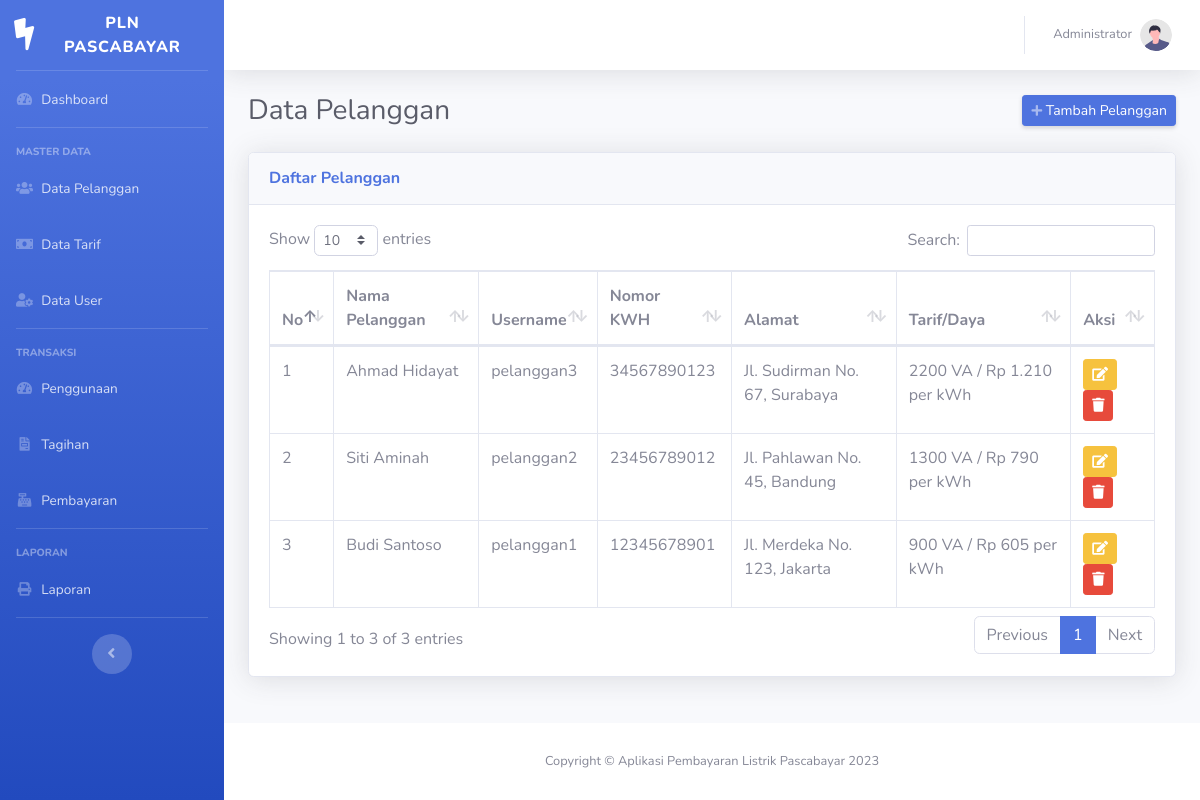
/admin/pelanggan.php (signed in), run on the app's committed database.
### tables this page shows
CREATE TABLE IF NOT EXISTS pelanggan (
  id_pelanggan INT AUTO_INCREMENT PRIMARY KEY,
  username VARCHAR(50) NOT NULL,
  password VARCHAR(100) NOT NULL,
  nomor_kwh VARCHAR(20) NOT NULL,
  nama_pelanggan VARCHAR(100) NOT NULL,
  alamat TEXT NOT NULL,
  id_tarif INT NOT NULL,
  FOREIGN KEY (id_tarif) REFERENCES tarif(id_tarif) ON DELETE RESTRICT
);

CREATE TABLE IF NOT EXISTS tarif (
  id_tarif INT AUTO_INCREMENT PRIMARY KEY,
  daya INT NOT NULL,
  tarifperkwh DECIMAL(10,2) NOT NULL
);

### config/function.php (called while the page is built, shortened)
<?php
function formatRupiah($angka) {
    return 'Rp ' . number_format($angka, 0, ',', '.');
}
?>

### admin/pelanggan.php (the view, shortened to what this page needs)
<?php include '../template/header.php'; ?>
<div class="d-sm-flex align-items-center justify-content-between mb-4">
    <h1 class="h3 mb-0 text-gray-800">Data Pelanggan</h1>
    <a href="#" class="d-none d-sm-inline-block btn btn-sm btn-primary shadow-sm" data-toggle="modal" data-target="#addModal">
        <i class="fas fa-plus fa-sm text-white-50"></i> Tambah Pelanggan
    </a>
</div>
<div class="card shadow mb-4">
    <div class="card-header py-3">
        <h6 class="m-0 font-weight-bold text-primary">Daftar Pelanggan</h6>
    </div>
    <div class="card-body">
        <div class="table-responsive">
            <table class="table table-bordered" id="dataTable" width="100%" cellspacing="0">
                <thead>
                    <tr>
                        <th>No</th>
                        <th>Nama Pelanggan</th>
                        <th>Username</th>
                        <th>Nomor KWH</th>
                        <th>Alamat</th>
                        <th>Tarif/Daya</th>
                        <th>Aksi</th>
                    </tr>
                </thead>
                <tbody>
                    <?php
                    $query = mysqli_query($koneksi, "SELECT p.*, t.daya, t.tarifperkwh
                                                    FROM pelanggan p
                                                    JOIN tarif t ON p.id_tarif = t.id_tarif
                                                    ORDER BY p.id_pelanggan DESC");
                    $no = 1;
                    while ($row = mysqli_fetch_assoc($query)) {
                    ?>
                    <tr>
                        <td><?= $no++ ?></td>
                        <td><?= $row['nama_pelanggan'] ?></td>
                        <td><?= $row['username'] ?></td>
                        <td><?= $row['nomor_kwh'] ?></td>
                        <td><?= $row['alamat'] ?></td>
                        <td><?= $row['daya'] ?> VA / <?= formatRupiah($row['tarifperkwh']) ?> per kWh</td>
                        <td>
                            <a href="#" class="btn btn-sm btn-warning" data-toggle="modal" data-target="#editModal<?= $row['id_pelanggan'] ?>">
                                <i class="fas fa-edit"></i>
                            </a>
                            <a href="#" class="btn btn-sm btn-danger" data-toggle="modal" data-target="#deleteModal<?= $row['id_pelanggan'] ?>">
                                <i class="fas fa-trash"></i>
                            </a>
                        </td>
                    </tr>
                    <?php } ?>
                </tbody>
            </table>
        </div>
    </div>
</div>
<?php include '../template/footer.php'; ?>

### template/header.php (shortened to what this page needs)
<?php
require_once '../config/function.php';
$level = $_SESSION['level'];
?>
<!DOCTYPE html>
<html lang="en">
<head>
    <link href="../assets/vendor/fontawesome-free/css/all.min.css" rel="stylesheet" type="text/css">
    <link href="../assets/css/sb-admin-2.min.css" rel="stylesheet">
    <link href="../assets/vendor/datatables/dataTables.bootstrap4.min.css" rel="stylesheet">
</head>
<body id="page-top">
    <div id="wrapper">
        <ul class="navbar-nav bg-gradient-primary sidebar sidebar-dark accordion" id="accordionSidebar">
            <a class="sidebar-brand d-flex align-items-center justify-content-center" href="index.php">
                <div class="sidebar-brand-icon rotate-n-15">
                    <i class="fas fa-bolt"></i>
                </div>
                <div class="sidebar-brand-text mx-3">PLN Pascabayar</div>
            </a>
            <hr class="sidebar-divider my-0">
            <?php if($level == 1):  ?>
            <li class="nav-item">
                <a class="nav-link" href="index.php">
                    <i class="fas fa-fw fa-tachometer-alt"></i>
                    <span>Dashboard</span>
                </a>
            </li>
            <hr class="sidebar-divider">
            <div class="sidebar-heading">Master Data</div>
            <li class="nav-item">
                <a class="nav-link" href="pelanggan.php">
                    <i class="fas fa-fw fa-users"></i>
                    <span>Data Pelanggan</span>
                </a>
            </li>
            <li class="nav-item">
                <a class="nav-link" href="tarif.php">
                    <i class="fas fa-fw fa-money-bill"></i>
                    <span>Data Tarif</span>
                </a>
            </li>
            <li class="nav-item">
                <a class="nav-link" href="user.php">
                    <i class="fas fa-fw fa-user-cog"></i>
                    <span>Data User</span>
                </a>
            </li>
            <hr class="sidebar-divider">
            <div class="sidebar-heading">Transaksi</div>
            <li class="nav-item">
                <a class="nav-link" href="penggunaan.php">
                    <i class="fas fa-fw fa-tachometer-alt"></i>
                    <span>Penggunaan</span>
                </a>
            </li>
            <li class="nav-item">
                <a class="nav-link" href="tagihan.php">
                    <i class="fas fa-fw fa-file-invoice"></i>
                    <span>Tagihan</span>
                </a>
            </li>
            <li class="nav-item">
                <a class="nav-link" href="pembayaran.php">
                    <i class="fas fa-fw fa-cash-register"></i>
                    <span>Pembayaran</span>
                </a>
            </li>
            <hr class="sidebar-divider">
            <div class="sidebar-heading">Laporan</div>
            <li class="nav-item">
                <a class="nav-link" href="laporan.php">
                    <i class="fas fa-fw fa-print"></i>
                    <span>Laporan</span>
                </a>
            </li>
            <?php endif; ?>
            <hr class="sidebar-divider d-none d-md-block">
            <div class="text-center d-none d-md-inline">
                <button class="rounded-circle border-0" id="sidebarToggle"></button>
            </div>
        </ul>
        <div id="content-wrapper" class="d-flex flex-column">
            <div id="content">
                <nav class="navbar navbar-expand navbar-light bg-white topbar mb-4 static-top shadow">
                    <ul class="navbar-nav ml-auto">
                        <li class="nav-item dropdown no-arrow">
                            <a class="nav-link dropdown-toggle" href="#" id="userDropdown" role="button"
                                data-toggle="dropdown" aria-haspopup="true" aria-expanded="false">
                                <span class="mr-2 d-none d-lg-inline text-gray-600 small"><?= $_SESSION['nama'] ?></span>
                                <img class="img-profile rounded-circle" src="../assets/img/undraw_profile.svg">
                            </a>
                        </li>
                    </ul>
                </nav>
                <div class="container-fluid">

### template/footer.php (shortened to what this page needs)
</div>
            </div>
            <footer class="sticky-footer bg-white">
                <div class="container my-auto">
                    <div class="copyright text-center my-auto">
                        <span>Copyright &copy; Aplikasi Pembayaran Listrik Pascabayar 2023</span>
                    </div>
                </div>
            </footer>
        </div>
    </div>
</body>
</html>

### data on the page
pelanggan: nama_pelanggan "Ahmad Hidayat", username "pelanggan3", nomor_kwh "34567890123", alamat "Jl. Sudirman No. 67, Surabaya", id_tarif.daya "2200", id_tarif.tarifperkwh "Rp 1.210"
pelanggan: nama_pelanggan "Siti Aminah", username "pelanggan2", nomor_kwh "23456789012", alamat "Jl. Pahlawan No. 45, Bandung", id_tarif.daya "1300", id_tarif.tarifperkwh "Rp 790"
pelanggan: nama_pelanggan "Budi Santoso", username "pelanggan1", nomor_kwh "12345678901", alamat "Jl. Merdeka No. 123, Jakarta", id_tarif.daya "900", id_tarif.tarifperkwh "Rp 605"

### other printed values
$_SESSION['nama'] "Administrator"
